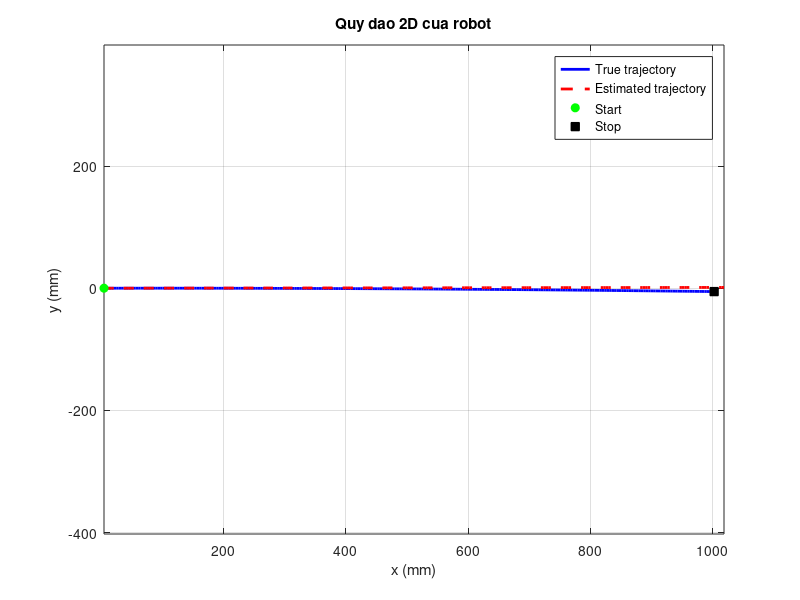
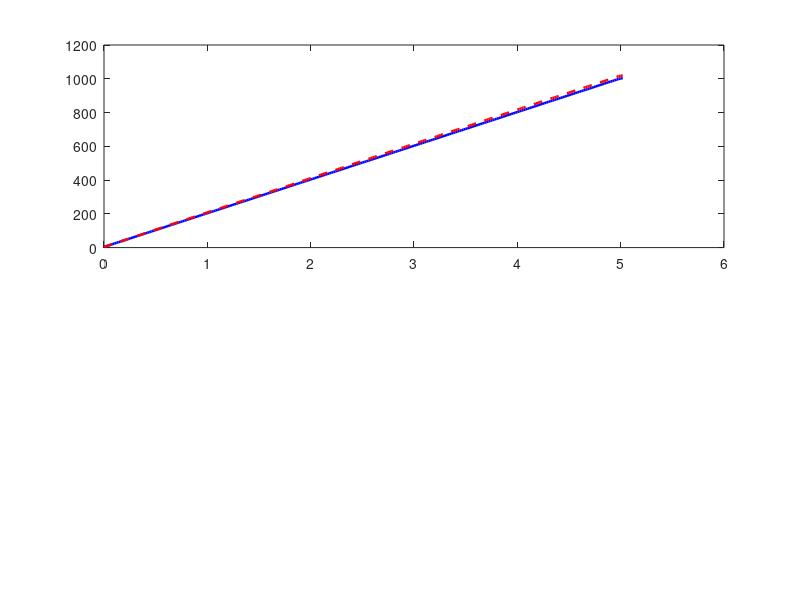

Write the MATLAB code that produced these figures, in order. (Note: this script raises an error after producing the figures.)
%% sim_amr_2d_vw_target.m
% Mo phong AMR 2 banh voi 3 input:
%   1) v  - van toc tinh tien (mm/s)
%   2) w  - van toc goc (rad/s)
%   3) target_distance - quang duong muc tieu (mm)
%
% Dua tren thong so tu file .ino:
%   WHEEL_DIAMETER = 66 mm
%   WHEEL_BASE     = 205 mm
%   ENCODER_PPR    = 495
%
% Mo phong:
% - Chuyen dong 2D cua robot (ground truth)
% - Encoder trai/phai
% - IMU gyro Z + tich phan yaw
% - Odometry estimate tu encoder + IMU
% - Animation robot di chuyen

clear; clc; close all;
rng(2);

%% ================== INPUT ==================
v_cmd = 200;          % mm/s
w_cmd = 0;          % rad/s
target_distance = 1000; % mm

%% ================== THONG SO ROBOT ==================
WHEEL_DIAMETER = 66.0;      % mm
WHEEL_BASE     = 205.0;     % mm
ENCODER_PPR    = 495.0;     % pulse/rev
R_wheel        = WHEEL_DIAMETER / 2.0;

Ts   = 0.02;   % 20 ms, giong timer trong .ino
Tmax = 15;     % s
N    = floor(Tmax / Ts) + 1;

%% ================== THAM SO MO PHONG THUC TE ==================
% Lech 2 banh nhe de di chuyen "nhu ngoai doi" hon
motorGainL = 0.99;
motorGainR = 1.00;

% Encoder noise (tick)
encoderNoiseStd = 0.05;

% IMU gyro Z noise/bias
gyroBiasZ_dps  = 0.15;   % deg/s
gyroNoiseZ_dps = 0.12;   % deg/s

%% ================== THAM SO PID (giong Odometry.ino) ==================
MAX_SPEED_MMS = 449.0;   % mm/s -> 255 PWM
Kp  = 5;   Kd  = 0;      % PID encoder
Kpw = 7;   Kdw = 0;      % PID IMU
error_prev   = 0;
error_w_prev = 0;

%% ================== KHOI TAO GROUND TRUTH ==================
x_true = 0;        % mm
y_true = 0;        % mm
th_true = 0;       % rad
s_true = 0;        % mm

%% ================== KHOI TAO SENSOR ==================
encL = 0;
encR = 0;

yaw_imu_deg = 0;       % deg
gyroZ_meas_dps = 0;    % deg/s

%% ================== KHOI TAO ODOMETRY ==================
x_est = 0;
y_est = 0;
th_est = 0;            % rad
s_est = 0;             % mm

prev_encL = 0;
prev_encR = 0;

%% ================== LOG ==================
t_log      = zeros(N,1);

x_true_log = zeros(N,1);
y_true_log = zeros(N,1);
th_true_log= zeros(N,1);
s_true_log = zeros(N,1);

x_est_log  = zeros(N,1);
y_est_log  = zeros(N,1);
th_est_log = zeros(N,1);
s_est_log  = zeros(N,1);

encL_log   = zeros(N,1);
encR_log   = zeros(N,1);

yaw_imu_log= zeros(N,1);
gyro_log   = zeros(N,1);

vL_log     = zeros(N,1);
vR_log     = zeros(N,1);

pwmL_log   = zeros(N,1);
pwmR_log   = zeros(N,1);
corr_enc_log = zeros(N,1);
corr_imu_log = zeros(N,1);

stop_idx = N;

%% ================== VONG LAP MO PHONG ==================
for k = 1:N
    t = (k-1)*Ts;
    t_log(k) = t;

    % ----- Dieu kien dung theo quang duong muc tieu -----
    if s_true >= target_distance
        stop_idx = k;
        % log trang thai cuoi roi break
        x_true_log(k)  = x_true;
        y_true_log(k)  = y_true;
        th_true_log(k) = th_true;
        s_true_log(k)  = s_true;

        x_est_log(k)   = x_est;
        y_est_log(k)   = y_est;
        th_est_log(k)  = th_est;
        s_est_log(k)   = s_est;

        encL_log(k)    = encL;
        encR_log(k)    = encR;
        yaw_imu_log(k) = yaw_imu_deg;
        gyro_log(k)    = gyroZ_meas_dps;
        vL_log(k)      = 0;
        vR_log(k)      = 0;
        break;
    end

    % =========================================================
    % 1) TINH VAN TOC BANH TU INPUT (giong Odometry.ino)
    % =========================================================
    vR_cmd = v_cmd + (w_cmd * WHEEL_BASE)/2;
    vL_cmd = v_cmd - (w_cmd * WHEEL_BASE)/2;

    % ----- velocityToPWM (giong .ino) -----
    basePWM_L = round((vL_cmd / MAX_SPEED_MMS) * 255);
    basePWM_R = round((vR_cmd / MAX_SPEED_MMS) * 255);
    basePWM_L = max(min(basePWM_L, 255), -255);
    basePWM_R = max(min(basePWM_R, 255), -255);

    % ----- PID Encoder: enc_error = delta_encL - delta_encR -----
    enc_error = (encL - prev_encL) - (encR - prev_encR);
    derivative_enc = (enc_error - error_prev) / Ts;
    correction_enc = Kp * enc_error + Kd * derivative_enc;
    correction_enc = max(min(correction_enc, 100), -100);
    error_prev = enc_error;

    % ----- PID IMU: so sanh GOC voi GOC (giong .ino) -----
    % Trong .ino: setpoint = w (= 0 khi di thang, la GOC setpoint, don vi: do)
    %             actual_w = roll (goc heading tu IMU, don vi: do)
    setpoint_heading = w_cmd;              % = 0 khi di thang (goc setpoint, do)
    actual_heading   = yaw_imu_deg;        % Goc heading IMU tich luy (do)
    w_error = setpoint_heading - actual_heading;
    derivative_w = (w_error - error_w_prev) / Ts;
    correction_imu = Kpw * w_error + Kdw * derivative_w;
    correction_imu = max(min(correction_imu, 100), -100);
    error_w_prev = w_error;

    % ----- Tong hop correction (giong .ino) -----
    total_correction = correction_enc + correction_imu;

    pwmL = max(min(basePWM_L - round(total_correction), 255), -255);
    pwmR = max(min(basePWM_R + round(total_correction), 255), -255);

    % ----- Chuyen PWM -> van toc thuc (nghich dao velocityToPWM) -----
    vL_actual = (pwmL / 255.0) * MAX_SPEED_MMS;
    vR_actual = (pwmR / 255.0) * MAX_SPEED_MMS;

    % ----- Them sai lech banh cho giong thuc te -----
    vL_true = motorGainL * vL_actual;
    vR_true = motorGainR * vR_actual;

    v_true = (vR_true + vL_true)/2;
    w_true = (vR_true - vL_true)/WHEEL_BASE;

    % Cap nhat pose that bang midpoint integration
    th_mid = th_true + 0.5*w_true*Ts;
    x_true = x_true + v_true*cos(th_mid)*Ts;
    y_true = y_true + v_true*sin(th_mid)*Ts;
    th_true = th_true + w_true*Ts;
    s_true = s_true + abs(v_true)*Ts;

    % =========================================================
    % 2) ENCODER MODEL: sinh xung encoder tu banh that
    % =========================================================
    dL_true = vL_true * Ts;   % mm
    dR_true = vR_true * Ts;   % mm

    deltaTickL = dL_true/(pi*WHEEL_DIAMETER) * ENCODER_PPR;
    deltaTickR = dR_true/(pi*WHEEL_DIAMETER) * ENCODER_PPR;

    deltaTickL = deltaTickL + encoderNoiseStd*randn();
    deltaTickR = deltaTickR + encoderNoiseStd*randn();

    encL = encL + round(deltaTickL);
    encR = encR + round(deltaTickR);

    % =========================================================
    % 3) IMU MODEL: gyro Z + tich phan yaw
    % =========================================================
    gyroZ_true_dps = rad2deg(w_true);
    gyroZ_meas_dps = gyroZ_true_dps + gyroBiasZ_dps + gyroNoiseZ_dps*randn();
    yaw_imu_deg = yaw_imu_deg + gyroZ_meas_dps*Ts;

    % =========================================================
    % 4) ODOMETRY ESTIMATION: encoder + IMU
    % =========================================================
    dEncL = encL - prev_encL;
    dEncR = encR - prev_encR;
    prev_encL = encL;
    prev_encR = encR;

    dsL = (dEncL / ENCODER_PPR) * (pi*WHEEL_DIAMETER);
    dsR = (dEncR / ENCODER_PPR) * (pi*WHEEL_DIAMETER);
    ds  = (dsL + dsR)/2;

    th_new = deg2rad(yaw_imu_deg);
    th_mid_est = 0.5*(th_est + th_new);

    x_est = x_est + ds*cos(th_mid_est);
    y_est = y_est + ds*sin(th_mid_est);
    th_est = th_new;
    s_est = s_est + abs(ds);

    % =========================================================
    % 5) LOG
    % =========================================================
    x_true_log(k)  = x_true;
    y_true_log(k)  = y_true;
    th_true_log(k) = th_true;
    s_true_log(k)  = s_true;

    x_est_log(k)   = x_est;
    y_est_log(k)   = y_est;
    th_est_log(k)  = th_est;
    s_est_log(k)   = s_est;

    encL_log(k)    = encL;
    encR_log(k)    = encR;
    yaw_imu_log(k) = yaw_imu_deg;
    gyro_log(k)    = gyroZ_meas_dps;

    vL_log(k)      = vL_true;
    vR_log(k)      = vR_true;

    pwmL_log(k)    = pwmL;
    pwmR_log(k)    = pwmR;
    corr_enc_log(k)= correction_enc;
    corr_imu_log(k)= correction_imu;
end

% Cat log den diem dung
t_log       = t_log(1:stop_idx);
x_true_log  = x_true_log(1:stop_idx);
y_true_log  = y_true_log(1:stop_idx);
th_true_log = th_true_log(1:stop_idx);
s_true_log  = s_true_log(1:stop_idx);

x_est_log   = x_est_log(1:stop_idx);
y_est_log   = y_est_log(1:stop_idx);
th_est_log  = th_est_log(1:stop_idx);
s_est_log   = s_est_log(1:stop_idx);

encL_log    = encL_log(1:stop_idx);
encR_log    = encR_log(1:stop_idx);
yaw_imu_log = yaw_imu_log(1:stop_idx);
gyro_log    = gyro_log(1:stop_idx);
vL_log      = vL_log(1:stop_idx);
vR_log      = vR_log(1:stop_idx);
pwmL_log    = pwmL_log(1:stop_idx);
pwmR_log    = pwmR_log(1:stop_idx);
corr_enc_log= corr_enc_log(1:stop_idx);
corr_imu_log= corr_imu_log(1:stop_idx);

%% ================== IN KET QUA ==================
fprintf('===== KET QUA MO PHONG =====\n');
fprintf('Input: v = %.2f mm/s, w = %.4f rad/s, target = %.2f mm\n', ...
    v_cmd, w_cmd, target_distance);
fprintf('Thoi gian chay: %.3f s\n', t_log(end));
fprintf('Quang duong that: %.2f mm\n', s_true_log(end));
fprintf('Quang duong estimate: %.2f mm\n', s_est_log(end));
fprintf('Pose that cuoi: x = %.2f mm, y = %.2f mm, theta = %.2f deg\n', ...
    x_true_log(end), y_true_log(end), rad2deg(th_true_log(end)));
fprintf('Pose estimate cuoi: x = %.2f mm, y = %.2f mm, theta = %.2f deg\n', ...
    x_est_log(end), y_est_log(end), rad2deg(th_est_log(end)));
fprintf('Sai so vi tri cuoi = %.2f mm\n', ...
    hypot(x_true_log(end)-x_est_log(end), y_true_log(end)-y_est_log(end)));

%% ================== VE QUY DAO ==================
figure('Color','w','Name','Trajectory');
plot(x_true_log, y_true_log, 'b-', 'LineWidth', 2); hold on;
plot(x_est_log,  y_est_log,  'r--', 'LineWidth', 2);
plot(x_true_log(1), y_true_log(1), 'go', 'MarkerFaceColor','g');
plot(x_true_log(end), y_true_log(end), 'ks', 'MarkerFaceColor','k');
grid on; axis equal;
xlabel('x (mm)');
ylabel('y (mm)');
legend('True trajectory','Estimated trajectory','Start','Stop','Location','best');
title('Quy dao 2D cua robot');

%% ================== VE CAC DO THI KHAC ==================
figure('Color','w','Name','Distance and Heading');
subplot(2,1,1);
plot(t_log, s_true_log, 'b', 'LineWidth', 1.8); hold on;
plot(t_log, s_est_log,  'r--', 'LineWidth', 1.8);
yline(target_distance, 'k:', 'Target');
grid on;
xlabel('Time (s)');
ylabel('Distance (mm)');
legend('s true','s est','target','Location','best');
title('Quang duong');

subplot(2,1,2);
plot(t_log, rad2deg(th_true_log), 'b', 'LineWidth', 1.8); hold on;
plot(t_log, yaw_imu_log, 'r--', 'LineWidth', 1.8);
grid on;
xlabel('Time (s)');
ylabel('Angle (deg)');
legend('\theta true','yaw IMU','Location','best');
title('Heading');

figure('Color','w','Name','Encoder and Wheel Speed');
subplot(2,1,1);
plot(t_log, encL_log, 'LineWidth', 1.8); hold on;
plot(t_log, encR_log, 'LineWidth', 1.8);
grid on;
xlabel('Time (s)');
ylabel('Ticks');
legend('Encoder Left','Encoder Right','Location','best');
title('Gia tri encoder');

subplot(2,1,2);
plot(t_log, vL_log, 'LineWidth', 1.8); hold on;
plot(t_log, vR_log, 'LineWidth', 1.8);
grid on;
xlabel('Time (s)');
ylabel('Wheel speed (mm/s)');
legend('v_L','v_R','Location','best');
title('Van toc 2 banh');

%% ================== VE DO THI PID ==================
figure('Color','w','Name','PID Control');
subplot(3,1,1);
plot(t_log, pwmL_log, 'LineWidth', 1.8); hold on;
plot(t_log, pwmR_log, 'LineWidth', 1.8);
grid on;
xlabel('Time (s)');
ylabel('PWM');
legend('PWM Left','PWM Right','Location','best');
title('Gia tri PWM sau PID');

subplot(3,1,2);
plot(t_log, corr_enc_log, 'LineWidth', 1.8);
grid on;
xlabel('Time (s)');
ylabel('Correction');
title('PID Encoder Correction');

subplot(3,1,3);
plot(t_log, corr_imu_log, 'LineWidth', 1.8);
grid on;
xlabel('Time (s)');
ylabel('Correction');
title('PID IMU Correction');

%% ================== ANIMATION 2D ==================
figure('Color','w','Name','2D Animation');
hold on; grid on; axis equal;

xmin = min([x_true_log; x_est_log]) - 200;
xmax = max([x_true_log; x_est_log]) + 200;
ymin = min([y_true_log; y_est_log]) - 200;
ymax = max([y_true_log; y_est_log]) + 200;

if abs(ymax - ymin) < 200
    ymin = ymin - 100;
    ymax = ymax + 100;
end

axis([xmin xmax ymin ymax]);
xlabel('x (mm)');
ylabel('y (mm)');
title('Mo phong robot 2 banh vi sai');

hTruePath = plot(NaN, NaN, 'b-', 'LineWidth', 2);
hEstPath  = plot(NaN, NaN, 'r--', 'LineWidth', 1.5);

% Robot components
hBody     = patch(NaN, NaN, [0.75 0.85 0.95], 'EdgeColor', [0.2 0.3 0.5], 'LineWidth', 1.5, 'FaceAlpha', 0.9);
hWheelL   = patch(NaN, NaN, [0.2  0.2  0.2 ], 'EdgeColor', 'k', 'LineWidth', 1.2);
hWheelR   = patch(NaN, NaN, [0.2  0.2  0.2 ], 'EdgeColor', 'k', 'LineWidth', 1.2);
hCaster   = plot(NaN, NaN, 'ko', 'MarkerSize', 5, 'MarkerFaceColor', [0.4 0.4 0.4]);
hArrow    = plot(NaN, NaN, 'r-', 'LineWidth', 2.5);
hArrowHead= patch(NaN, NaN, [0.9 0.1 0.1], 'EdgeColor', 'none');

legend('True path','Estimated path','Location','best');

% Kich thuoc robot (mm) — tuong ung thong so thuc
bodyL = 140;   bodyW = 120;    % Than xe
wheelL = 40;   wheelW = 16;    % Banh xe
wb2 = WHEEL_BASE / 2;          % Nua khoang cach 2 banh
casterR = 8;                   % Ban kinh banh tu do

for k = 1:3:length(t_log)
    set(hTruePath, 'XData', x_true_log(1:k), 'YData', y_true_log(1:k));
    set(hEstPath,  'XData', x_est_log(1:k),  'YData', y_est_log(1:k));

    xc = x_true_log(k);
    yc = y_true_log(k);
    th = th_true_log(k);

    R = [cos(th) -sin(th); sin(th) cos(th)];

    % --- Than xe (hinh chu nhat bo goc) ---
    bx = [-bodyL/2  bodyL/2  bodyL/2 -bodyL/2];
    by = [-bodyW/2 -bodyW/2  bodyW/2  bodyW/2];
    body = R * [bx; by] + [xc; yc];
    set(hBody, 'XData', body(1,:), 'YData', body(2,:));

    % --- Banh trai (hinh chu nhat, dat o y = +wb2) ---
    wlx = [-wheelL/2  wheelL/2  wheelL/2 -wheelL/2];
    wly = [wb2-wheelW/2  wb2-wheelW/2  wb2+wheelW/2  wb2+wheelW/2];
    wL = R * [wlx; wly] + [xc; yc];
    set(hWheelL, 'XData', wL(1,:), 'YData', wL(2,:));

    % --- Banh phai (hinh chu nhat, dat o y = -wb2) ---
    wrx = wlx;
    wry = [-wb2-wheelW/2  -wb2-wheelW/2  -wb2+wheelW/2  -wb2+wheelW/2];
    wR = R * [wrx; wry] + [xc; yc];
    set(hWheelR, 'XData', wR(1,:), 'YData', wR(2,:));

    % --- Banh tu do phia truoc ---
    casterPos = R * [bodyL/2 - 15; 0] + [xc; yc];
    set(hCaster, 'XData', casterPos(1), 'YData', casterPos(2));

    % --- Mui ten chi huong ---
    arrowStart = R * [bodyL/4; 0] + [xc; yc];
    arrowEnd   = R * [bodyL/2 + 30; 0] + [xc; yc];
    set(hArrow, 'XData', [arrowStart(1) arrowEnd(1)], ...
                'YData', [arrowStart(2) arrowEnd(2)]);

    % Dau mui ten (tam giac nho)
    ahSize = 15;
    ah1 = R * [bodyL/2 + 30; 0] + [xc; yc];
    ah2 = R * [bodyL/2 + 15; ahSize/2] + [xc; yc];
    ah3 = R * [bodyL/2 + 15; -ahSize/2] + [xc; yc];
    set(hArrowHead, 'XData', [ah1(1) ah2(1) ah3(1)], ...
                    'YData', [ah1(2) ah2(2) ah3(2)]);

    drawnow;
    pause(0.01);
end
